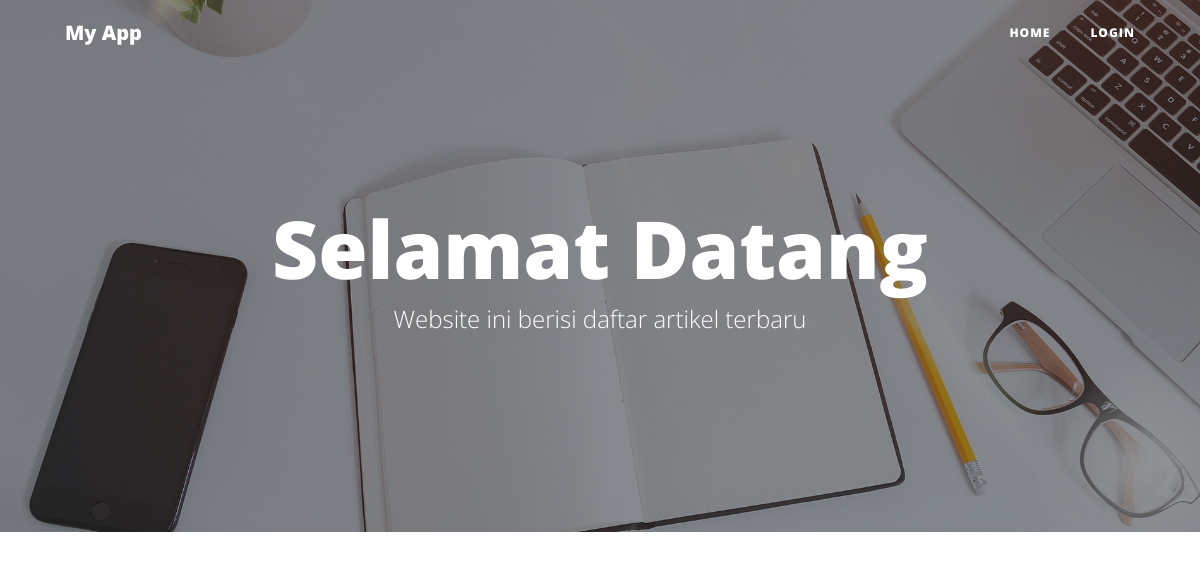
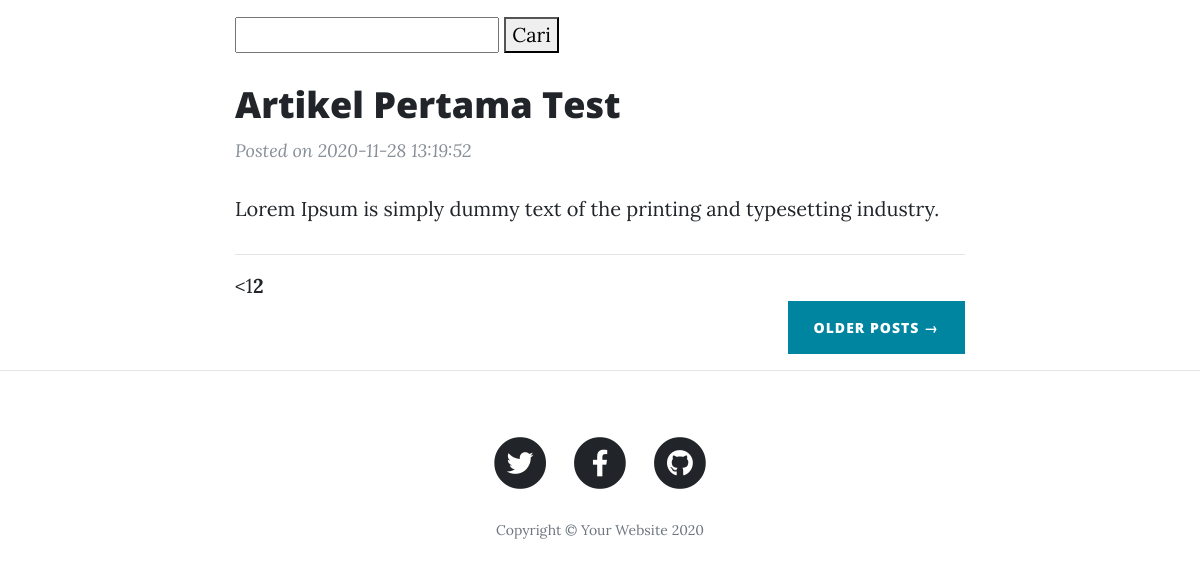
Page /index.php/blog/index/3 on the earlier database version (2 pictures, top to bottom).
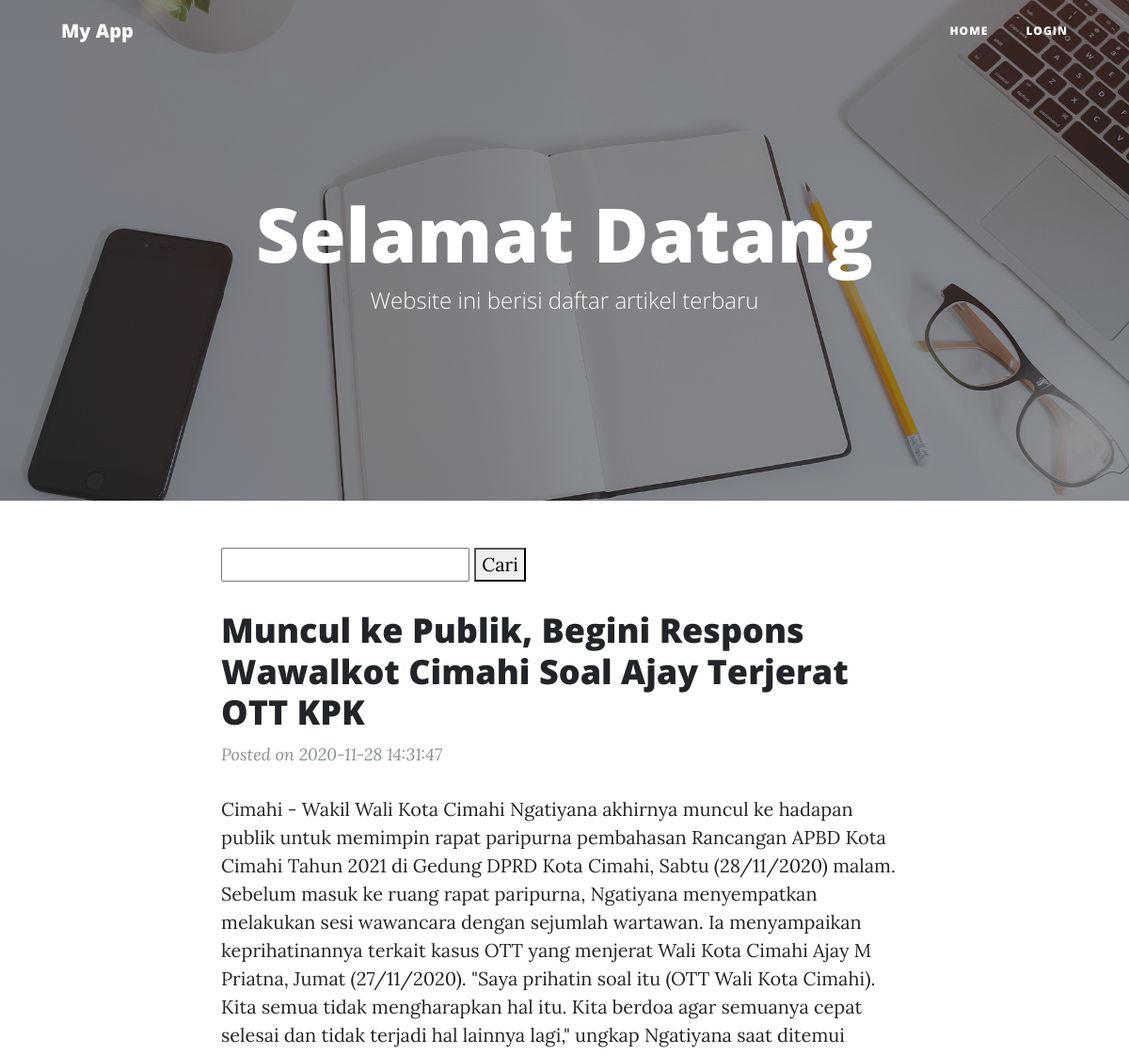
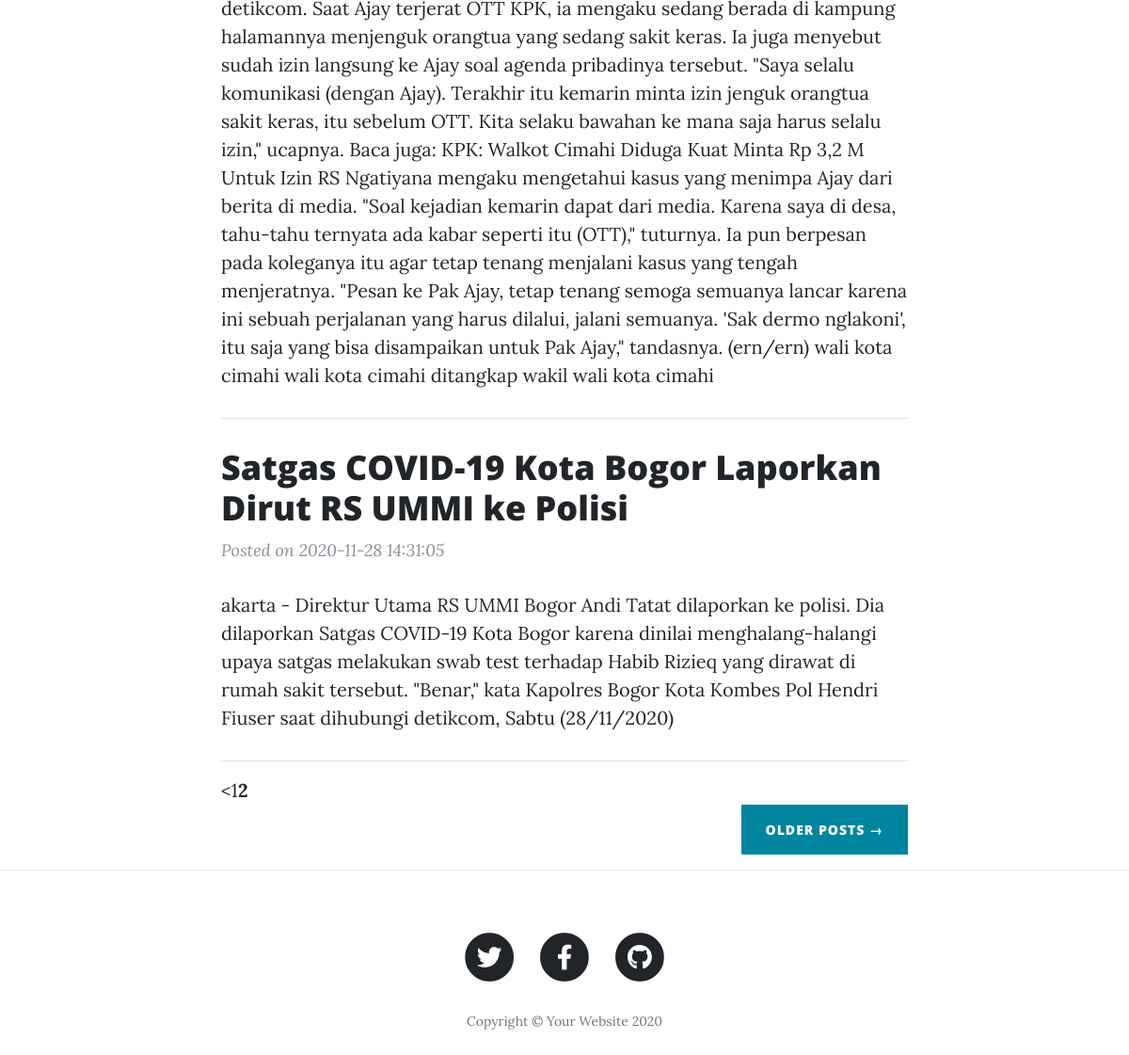
Same page on the later database version (2 pictures, top to bottom).
### tables this page shows
CREATE TABLE `blog` (
  `id` int(11) NOT NULL,
  `title` varchar(255) NOT NULL,
  `content` text NOT NULL,
  `url` varchar(255) NOT NULL,
  `cover` varchar(255) NOT NULL,
  `date` timestamp NOT NULL DEFAULT current_timestamp() ON UPDATE current_timestamp()
);

### application/controllers/Blog.php (called while the page is built, shortened)
<?php
Class Blog extends CI_Controller
{
    function __construct() {
        $this->load->database();
        $this->load->model('Blog_model');
        $this->load->library('session');
    }
    public function index($offset = 0) {
        $this->load->library('pagination');
        $config['per_page']     = 3;
        $data['blogs'] = $this->Blog_model->getBlogs($config['per_page'], $offset);
        $this->load->view('blog',$data);
    }
}
?>

### index.php (called while the page is built, shortened)
<?php
require_once BASEPATH.'core/CodeIgniter.php';

### application/models/Blog_model.php (called while the page is built, shortened)
<?php
class Blog_model extends CI_Model {
    public function getBlogs($limit, $offset)
    {
        $filter = $this->input->get('find');
        $this->db->like('title', $filter);
        $this->db->limit($limit, $offset);
        $this->db->order_by('date', 'desc');
        $query = $this->db->get('blog');
        return $query->result_array();
    }
    public function getTotalBlog() {
        $filter = $this->input->get('find');
        $this->db->like('title', $filter);
        return $this->db->count_all_results("blog");
    }
}
?>

### application/views/blog.php (the view, shortened to what this page needs)
<header class="masthead" style="background-image: url('<?php echo base_url();?>assets/img/home-bg.jpg')">
  <div class="overlay"></div>
  <div class="container">
    <div class="row">
      <div class="col-lg-8 col-md-10 mx-auto">
        <div class="site-heading">
        <h1>Selamat Datang</h1>
        <span class="subheading">Website ini berisi daftar artikel terbaru</span>
        </div>
      </div>
    </div>
  </div>
</header>
<div class="container">
  <div class="row">
    <div class="col-lg-8 col-md-10 mx-auto">
      <form>
          <input type="text" name="find">
          <button type="submit">Cari</button>
      </form>
      <?php foreach($blogs as $key=>$blog):?>
      <div class="post-preview">
        <a href="<?php echo site_url('blog/detail/'.$blog['url']);?>">
          <h2 class="post-title">
            <?php echo $blog['title'];?>
          </h2>
        </a>
        <p class="post-meta">Posted on <?php echo $blog['date'];?>
        </p>
        <p> <?php echo $blog['content'];?> </p>
      </div>
      <hr>
      <?php endforeach; ?>
      <?php echo $this->pagination->create_links(); ?>
      <div class="clearfix">
        <a class="btn btn-primary float-right" href="#">Older Posts &rarr;</a>
      </div>
    </div>
  </div>
</div>
<hr>

Differences in the rows shown:
removed blog: title "Artikel Pertama Test", date "2020-11-28 13:19:52", content "Lorem Ipsum is simply dummy text of the printing and typesetting industry."
added blog: title "Muncul ke Publik, Begini Respons Wawalkot Cimahi Soal Ajay Terjerat OTT KPK", date "2020-11-28 14:31:47", content "Cimahi - Wakil Wali Kota Cimahi Ngatiyana akhirnya muncul ke hadapan publik untuk memimpin rapat paripurna pembahasan Rancangan APBD Kota Cimahi Tahun 2021 di Gedung DPRD Kota Cimahi, Sabtu (28/11/2020) malam. Sebelum masuk ke ruang rapat paripurna, Ngatiyana menyempatkan melakukan sesi wawancara dengan sejumlah wartawan. Ia menyampaikan keprihatinannya terkait kasus OTT yang menjerat Wali Kota Cimahi Ajay M Priatna, Jumat (27/11/2020). \"Saya prihatin soal itu (OTT Wali Kota Cimahi). Kita semua tidak mengharapkan hal itu. Kita berdoa agar semuanya cepat selesai dan tidak terjadi hal lainnya lagi,\" ungkap Ngatiyana saat ditemui detikcom. Saat Ajay terjerat OTT KPK, ia mengaku sedang berada…"
added blog: title "Satgas COVID-19 Kota Bogor Laporkan Dirut RS UMMI ke Polisi", date "2020-11-28 14:31:05", content "akarta - Direktur Utama RS UMMI Bogor Andi Tatat dilaporkan ke polisi. Dia dilaporkan Satgas COVID-19 Kota Bogor karena dinilai menghalang-halangi upaya satgas melakukan swab test terhadap Habib Rizieq yang dirawat di rumah sakit tersebut. \"Benar,\" kata Kapolres Bogor Kota Kombes Pol Hendri Fiuser saat dihubungi detikcom, Sabtu (28/11/2020)"
